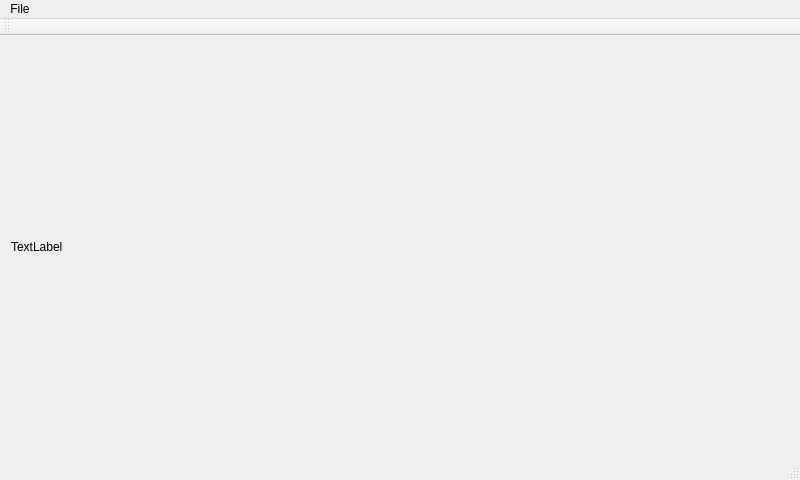
<?xml version="1.0" encoding="UTF-8"?>
<ui version="4.0">
 <class>MainWindow</class>
 <widget class="QMainWindow" name="MainWindow">
  <property name="geometry">
   <rect>
    <x>0</x>
    <y>0</y>
    <width>800</width>
    <height>480</height>
   </rect>
  </property>
  <property name="windowTitle">
   <string>MainWindow</string>
  </property>
  <widget class="QWidget" name="centralWidget">
   <layout class="QGridLayout" name="gridLayout">
    <item row="0" column="0">
     <widget class="QLabel" name="m_image">
      <property name="sizePolicy">
       <sizepolicy hsizetype="Expanding" vsizetype="Expanding">
        <horstretch>0</horstretch>
        <verstretch>0</verstretch>
       </sizepolicy>
      </property>
      <property name="text">
       <string>TextLabel</string>
      </property>
     </widget>
    </item>
   </layout>
  </widget>
  <widget class="QMenuBar" name="menuBar">
   <property name="geometry">
    <rect>
     <x>0</x>
     <y>0</y>
     <width>800</width>
     <height>22</height>
    </rect>
   </property>
   <widget class="QMenu" name="menuFile">
    <property name="title">
     <string>File</string>
    </property>
    <addaction name="actionAbout"/>
    <addaction name="separator"/>
    <addaction name="actionQuit"/>
   </widget>
   <addaction name="menuFile"/>
  </widget>
  <widget class="QToolBar" name="mainToolBar">
   <attribute name="toolBarArea">
    <enum>TopToolBarArea</enum>
   </attribute>
   <attribute name="toolBarBreak">
    <bool>false</bool>
   </attribute>
  </widget>
  <widget class="QStatusBar" name="statusBar"/>
  <action name="actionAbout">
   <property name="text">
    <string>About</string>
   </property>
  </action>
  <action name="actionQuit">
   <property name="text">
    <string>Quit</string>
   </property>
  </action>
 </widget>
 <layoutdefault spacing="6" margin="11"/>
 <resources/>
 <connections/>
</ui>
